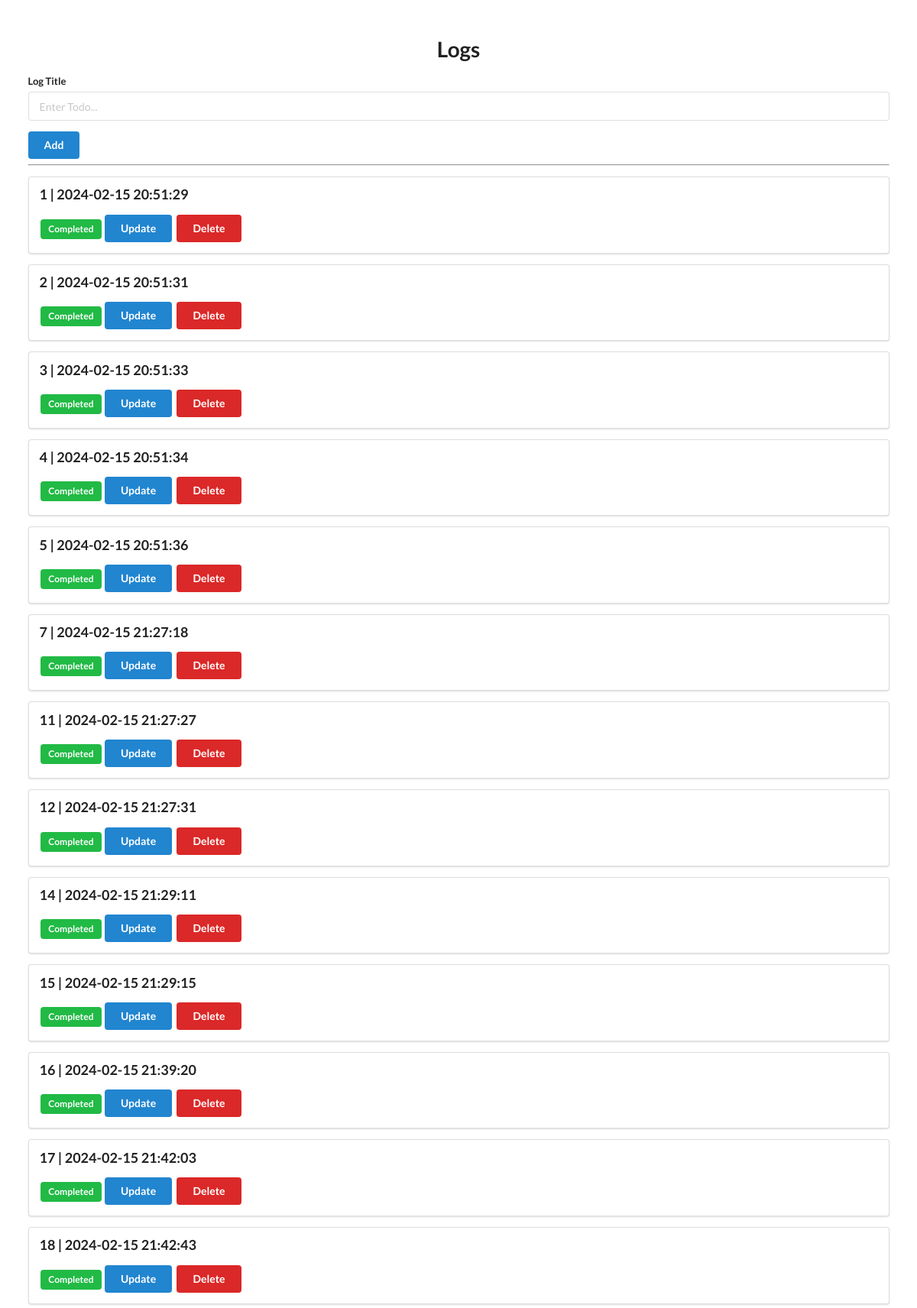
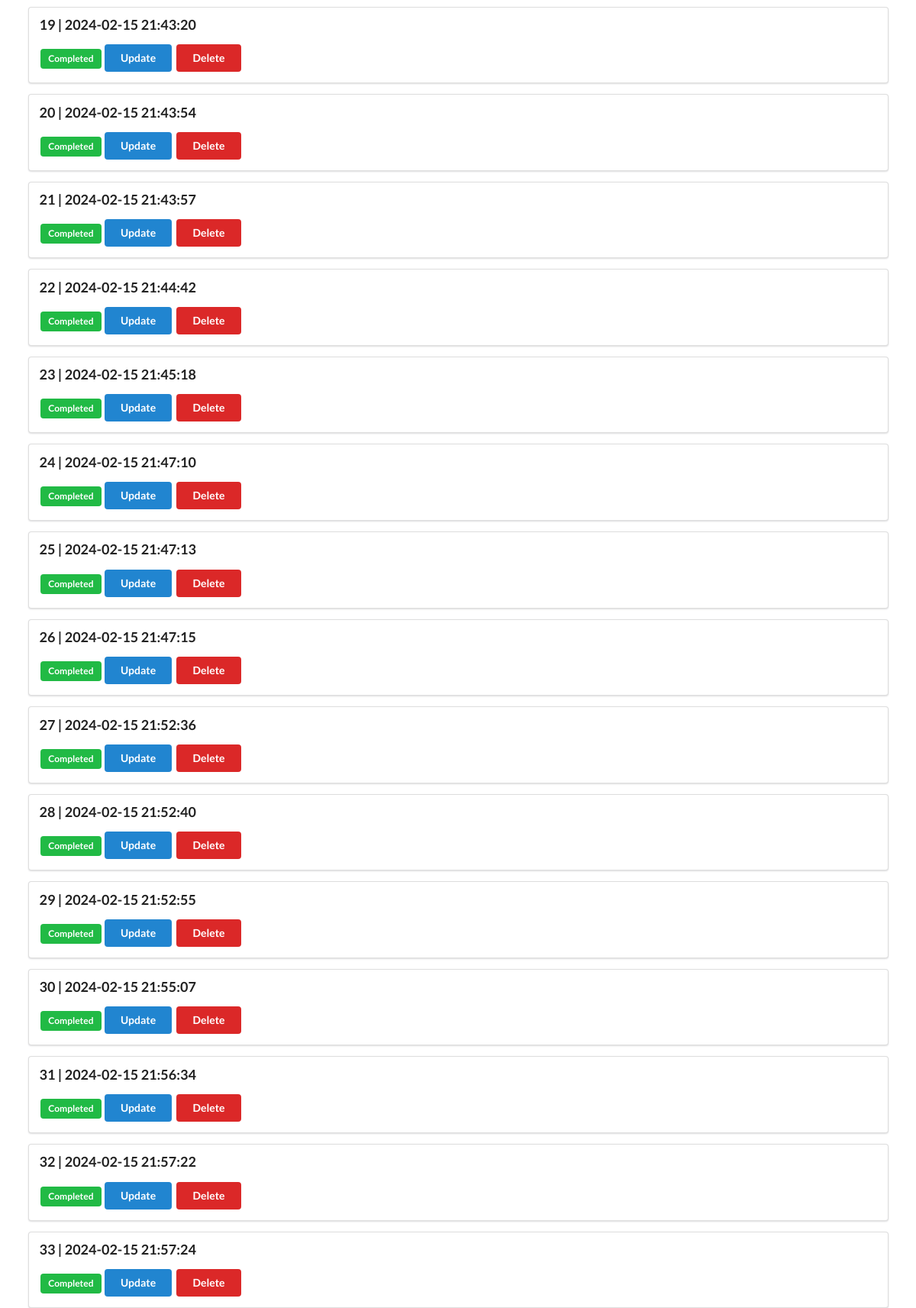
The page / on the database its author committed (2 pictures, top to bottom).
### models.py (models this page shows)
class LogEntry(Base):
    __tablename__ = "log_entry"
    id = Column(Integer, primary_key=True, index=True)                          # id's
    app_id = Column(Integer, ForeignKey("app.id"), default=0)
    ts = Column(DateTime(timezone=True), server_default=func.now())         # timestamp of entry
    ts_last_change = Column(DateTime(timezone=True), server_default=func.now()) # timestamp of entry
    entry = Column(String)                                                      # Log string value
    code = Column(String)                                           # for logging http responses
    reviewed = Column(Boolean, default=False)                                   # Entry checked
    review_comment = Column(String)                                             # Comment filed for entrie after check

### app.py (the view)
@app.get("/")
def home(request: Request, db: Session = Depends(get_db)):
  logs = db.query(models.LogEntry).all()
  return templates.TemplateResponse("base.html", {"request": request, "log_list": logs})

### templates/base.html (shortened to what this page needs)
<!DOCTYPE html>
<html lang="en">
<head>
    <link rel="stylesheet" href="https://cdn.jsdelivr.net/npm/semantic-ui@2.4.2/dist/semantic.min.css">
</head>
<body>
    <div style="margin-top: 50px;" class="ui container">
        <h1 class="ui center aligned header">Logs</h1>
        <form class="ui form" action="/add" method="post">
            <div class="field">
                <label>Log Title</label>
                <input type="text" name="log_entry" placeholder="Enter Todo..."><br>
            </div>
            <button class="ui blue button" type="submit">Add</button>
        </form>
        <hr>
        {% for log in log_list %}
        <div class="ui segment">
            <p class="ui big header">{{ log.id }} | {{ log.ts }}</p>
            {% if log.log_reviewed == False %}
            <span class="ui gray label">Not Complete</span>
            {% else %}
            <span class="ui green label">Completed</span>
            {% endif %}
            <a class="ui blue button" href="/update/{{ log.id }}">Update</a>
            <a class="ui red button" href="/delete/{{ log.id }}">Delete</a>
        </div>
        {% endfor %}
    </div>
</body>
</html>

### rows shown on the page
LogEntry: id "1", ts "2024-02-15 20:51:29"
LogEntry: id "2", ts "2024-02-15 20:51:31"
LogEntry: id "3", ts "2024-02-15 20:51:33"
LogEntry: id "4", ts "2024-02-15 20:51:34"
LogEntry: id "5", ts "2024-02-15 20:51:36"
LogEntry: id "7", ts "2024-02-15 21:27:18"
LogEntry: id "11", ts "2024-02-15 21:27:27"
LogEntry: id "12", ts "2024-02-15 21:27:31"
LogEntry: id "14", ts "2024-02-15 21:29:11"
LogEntry: id "15", ts "2024-02-15 21:29:15"
LogEntry: id "16", ts "2024-02-15 21:39:20"
LogEntry: id "17", ts "2024-02-15 21:42:03"
LogEntry: id "18", ts "2024-02-15 21:42:43"
LogEntry: id "19", ts "2024-02-15 21:43:20"
LogEntry: id "20", ts "2024-02-15 21:43:54"
LogEntry: id "21", ts "2024-02-15 21:43:57"
LogEntry: id "22", ts "2024-02-15 21:44:42"
LogEntry: id "23", ts "2024-02-15 21:45:18"
LogEntry: id "24", ts "2024-02-15 21:47:10"
LogEntry: id "25", ts "2024-02-15 21:47:13"
LogEntry: id "26", ts "2024-02-15 21:47:15"
LogEntry: id "27", ts "2024-02-15 21:52:36"
LogEntry: id "28", ts "2024-02-15 21:52:40"
LogEntry: id "29", ts "2024-02-15 21:52:55"
LogEntry: id "30", ts "2024-02-15 21:55:07"
LogEntry: id "31", ts "2024-02-15 21:56:34"
LogEntry: id "32", ts "2024-02-15 21:57:22"
LogEntry: id "33", ts "2024-02-15 21:57:24"
